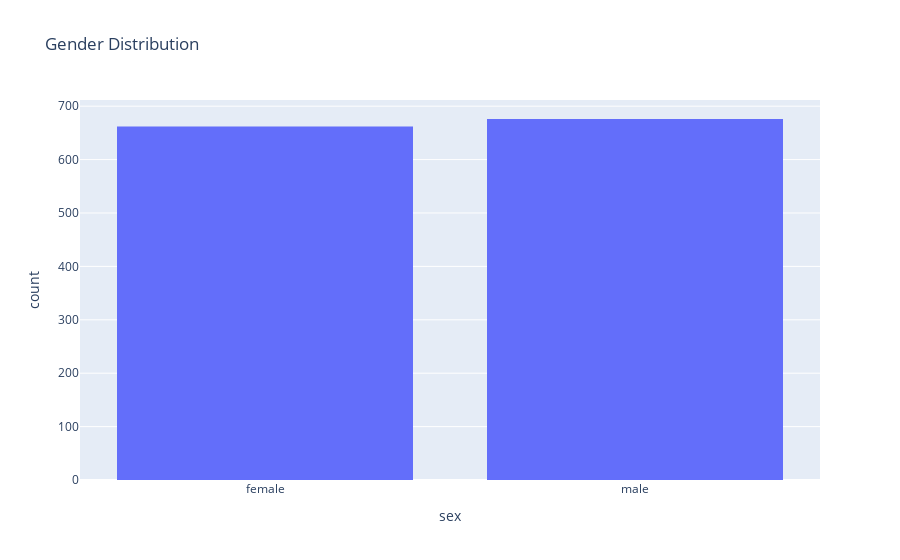

The notebook cell this image was saved under:
### Code cell
px.histogram(medical_df, x='sex', title='Gender Distribution')

### Figure 1 — Plotly figure (JSON) as saved in the notebook; plotly's stock layout.template omitted (floating-point values rounded to 4 significant figures; data arrays with more than 128 entries replaced by an {"elided": "..."} marker saying what was removed)
{"data": [{"alignmentgroup": "True", "bingroup": "x", "hovertemplate": "sex=%{x}<br>count=%{y}<extra></extra>", "legendgroup": "", "marker": {"color": "#636efa", "pattern": {"shape": ""}}, "name": "", "offsetgroup": "", "orientation": "v", "showlegend": false, "type": "histogram", "x": {"elided": "1338 str values"}, "xaxis": "x", "yaxis": "y"}], "layout": {"barmode": "relative", "legend": {"tracegroupgap": 0}, "title": {"text": "Gender Distribution"}, "xaxis": {"anchor": "y", "domain": [0, 1], "title": {"text": "sex"}}, "yaxis": {"anchor": "x", "domain": [0, 1], "title": {"text": "count"}}}}
